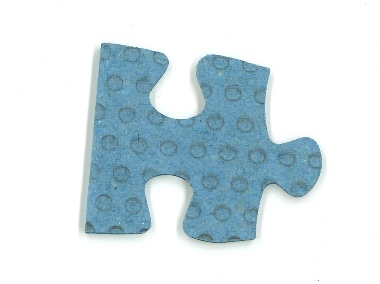
#> input picture detect_coins_vision_par_ordi/puzzle1/1_1.jpg, 380 x 284 px, found by its file name
$ python bspline_9_points.py
#> lines starting #> are read from the running program, lines starting #| are printed output that depends on the picture; after the words box and inside, x2 and y2 are one past the last pixel; in counts of white or black regions, pixels touching at a corner belong together
### elodie/reconnaissance_piece2.py
import numpy as np
import matplotlib.pyplot as plt
from matplotlib import image
from scipy import ndimage
from skimage.feature import corner_harris, corner_peaks
from skimage import measure
from skimage.color import rgb2hsv


fichier_image = "puzzle1/1_1.jpg"
img = image.imread(fichier_image)
#> img is the input picture: shape (284, 380, 3); mean R, G, B 211, 224.8, 230.5
img_hsv = rgb2hsv(img[:, :, :3])  # garde seulement RGB si l'image a un canal alpha
#> img_hsv: shape (284, 380, 3) float64; mean of channels 0, 1, 2 0.204, 0.113, 0.905
#plt.imshow(img)
#plt.show()
img_h = img_hsv[:, :, 0]
img_s = img_hsv[:, :, 1]
img_v = img_hsv[:, :, 2]

def creer_masque_bleu(img_h, img_s, img_v, sat_min=0.20, val_min=0.20, largeur_hue=0.06):
    candidat = (img_s > sat_min) & (img_v > val_min)
    if not np.any(candidat):
        raise ValueError("Aucun pixel suffisamment saturé pour calibrer le masque.")

    h_candidats = img_h[candidat]
    hist, bins = np.histogram(h_candidats, bins=60, range=(0.0, 1.0))
    i_pic = np.argmax(hist)
    h_centre = 0.5 * (bins[i_pic] + bins[i_pic + 1])

    masque = candidat & (np.abs(img_h - h_centre) <= largeur_hue)
    return masque, h_centre


masque, h_centre = creer_masque_bleu(img_h, img_s, img_v)
#> in creer_masque_bleu, `candidat = (img_s > sat_min) & (img_v > val_min)`:
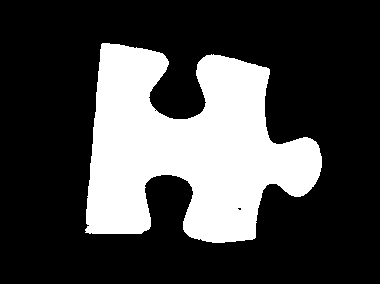
#> candidat: shape (284, 380) bool; 27.1% white; 1 white region, box (x1, y1, x2, y2) and area: (85, 43, 322, 243) 29262
#> in creer_masque_bleu, `hist, bins = np.histogram(h_candidats, bins=60, range=(0.0, 1.0))`: hist = 60 values, max 17410 at index 33, min 0 at index 0, mean 487.7; bins = 61 values from 0 to 1
#> in creer_masque_bleu, `i_pic = np.argmax(hist)`: i_pic = 33
#> in creer_masque_bleu, `h_centre = 0.5 * (bins[i_pic] + bins[i_pic + 1])`: h_centre = 0.558
#> h_centre = 0.558
print(f"Teinte bleue détectée automatiquement: {h_centre:.3f}")
#| Teinte bleue détectée automatiquement: 0.558

from scipy import ndimage
import numpy as np

# 1. Enlever les petits points isolés (bruit "poivre" à l'extérieur)
masque_propre = ndimage.binary_opening(masque, structure=np.ones((3, 3)))
#> masque_propre: shape (284, 380) bool; 27.1% white; 1 white region, box (x1, y1, x2, y2) and area: (86, 43, 322, 243) 29242

# 1b. Lisser un peu plus le contour pour éviter les petites dents sur piece3.
masque_propre = ndimage.binary_closing(masque_propre, structure=np.ones((20, 20)))
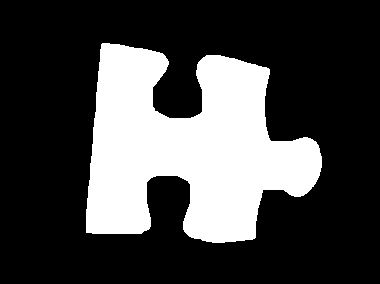
#> masque_propre: shape (284, 380) bool; 27.4% white; 1 white region, box (x1, y1, x2, y2) and area: (86, 43, 322, 243) 29545

# 2. Ne garder que la plus grande composante connexe = la pièce
labels, nb = ndimage.label(masque_propre)
#> nb = 1
tailles = ndimage.sum(masque_propre, labels, range(1, nb + 1))
#> tailles = [29545]
if len(tailles) == 0:
    raise ValueError("Aucune composante détectée: ajuste les seuils HSV du masque.")
plus_grande = np.argmax(tailles) + 1
#> plus_grande = 1
masque_piece = labels == plus_grande

# 3. Combler les petits trous internes (les points noirs au milieu de la pièce)
masque_final = ndimage.binary_fill_holes(masque_piece)

# 4. Extraire le contour, maintenant propre
masque_erode = ndimage.binary_erosion(masque_final)
#> masque_erode: shape (284, 380) bool; 26.4% white; 1 white region, box (x1, y1, x2, y2) and area: (87, 44, 321, 242) 28539
bord = masque_final & ~masque_erode
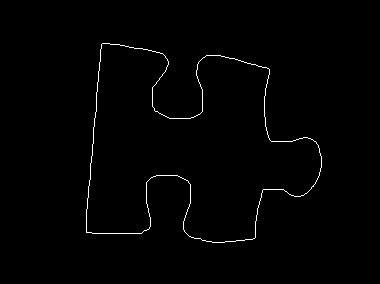
#> bord: shape (284, 380) bool; 0.93% white in thin lines or dots, all inside (x1, y1, x2, y2) = (86, 43, 322, 243)

#plt.imshow(bord, cmap='gray')
#plt.show()

X = []
Y = []
for i, ligne in enumerate(bord):       # i = indice de la ligne (row)
    for j, point in enumerate(ligne):   # j = indice de la colonne (col)
        if point == True:
            X.append(i)
            Y.append(j)
#> after the loop, X = 1006 values from 43 to 242; Y = 1006 values, max 321 at index 529, min 86 at index 778, mean 187.9

# 5. Détection des coins sur la forme pleine (pas juste le contour)
reponse = corner_harris(masque_final.astype(float))
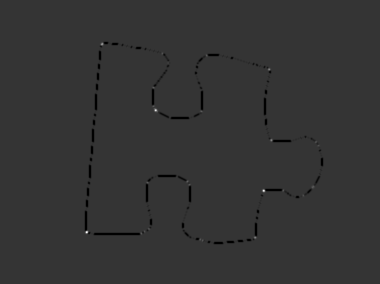
#> reponse: shape (284, 380) float64; min -5.26, max 20.25, mean -0.1; drawn with min black and max white
coins = corner_peaks(reponse, min_distance=150, threshold_rel=0.1)
#> coins = empty array
# coins a la forme (nb_coins, 2), colonnes = (row, col)


print(f"{len(coins)} coins détectés :")
#| 0 coins détectés :
#print(coins)

contours = measure.find_contours(masque_final, level=0.5)
#> contours = 1 point arrays, longest 1213 points
contour_principal = max(contours, key=len)
#> contour_principal = 1213 pairs, first value 42.5 to 242.5, second value 85.5 to 321.5


def lisser_contour(contour, sigma=7):
    contour_ferme = np.vstack([contour, contour[:1]])
    row_lisse = ndimage.gaussian_filter1d(contour_ferme[:, 0], sigma=sigma, mode="wrap")[:-1]
    col_lisse = ndimage.gaussian_filter1d(contour_ferme[:, 1], sigma=sigma, mode="wrap")[:-1]
    return np.column_stack([row_lisse, col_lisse])


contour_lisse = lisser_contour(contour_principal, sigma=7)
#> in lisser_contour, `contour_ferme = np.vstack([contour, contour[:1]])`: contour_ferme = 1214 pairs, first value 42.5 to 242.5, second value 85.5 to 321.5
#> in lisser_contour, `row_lisse = ndimage.gaussian_filter1d(contour_ferme[:, 0], sigma=sigma..`: row_lisse = 1213 values, max 242.2 at index 4, min 43.36 at index 501, mean 145.2
#> in lisser_contour, `col_lisse = ndimage.gaussian_filter1d(contour_ferme[:, 1], sigma=sigma..`: col_lisse = 1213 values, max 321 at index 1020, min 85.63 at index 301, mean 191
#> contour_lisse = 1213 pairs, first value 43.36 to 242.2, second value 85.63 to 321

# Simplifie le contour en gardant les sommets significatifs
contour_simplifie = measure.approximate_polygon(contour_lisse, tolerance=10)
#> contour_simplifie = 20 rows, first 8: [242.1, 222.8], [232.4, 186.1], [187, 188.5], [175.9, 171.6], [182.1, 148.6], [230.2, 144.7], [229, 87.48], [44.67, 103.9]

plt.figure()
plt.plot(X, Y, '.', markersize=1)
plt.scatter(contour_simplifie[:, 0], contour_simplifie[:, 1], color='red', s=60)
plt.axis("equal")
plt.title("contour simplifie")
plt.show()
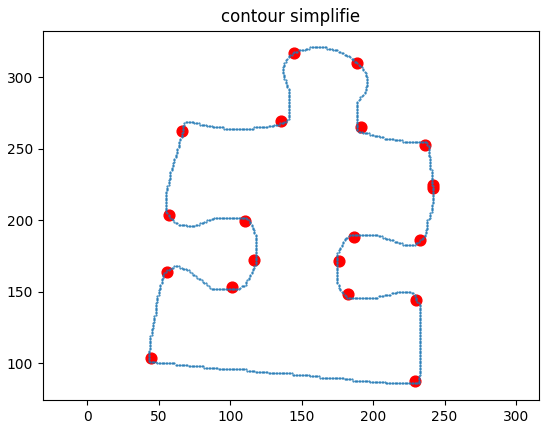
#> figure drawn by matplotlib, 1 panel

# 1. Retrouver l'indice de chaque coin dans le contour original
def trouver_indice(contour, point):
    distances = np.sqrt((contour[:, 0] - point[0])**2 + (contour[:, 1] - point[1])**2)
    return np.argmin(distances)

indices_coins = sorted([trouver_indice(contour_principal, c) for c in coins])
#> indices_coins = []
print("Indices des coins dans le contour :", indices_coins)
#| Indices des coins dans le contour : []


# [8 lines left out: function fusionner_points_proches, not called in this run]

def score_courbure(contour, index, seuil):
    n = len(contour)
    p = contour[index]
    score = 0.0
    for j in range(1, seuil + 1):
        i_gauche = (index - j) % n
        i_droite = (index + j) % n
        score += abs((contour[i_gauche][0] - p[0]) * (contour[i_droite][0] - p[0]) + (contour[i_gauche][1] - p[1]) * (contour[i_droite][1] - p[1]))
    return score

def max_courbure(contour, points, seuil, distance_min, nb_coins = 4):
    if len(points) == 0:
        return np.array([]), np.array([])

    scores = [score_courbure(contour, index, seuil) for index in points]
    ordre = np.argsort(scores)
    points_filtres = []
    i_filtres = []

    for idx in ordre:
        index = points[idx]
        p = contour[index]
        trop_proche = False
        for q in points_filtres:
            d = np.sqrt((q[0] - p[0])**2 + (q[1] - p[1])**2)
            if d < distance_min:
                trop_proche = True
                break
        if not trop_proche:
            points_filtres.append(p)
            i_filtres.append(index)
        if len(points_filtres) == nb_coins:
            break

    return np.array(points_filtres), np.array(i_filtres)

#contour_simplifie_propre = fusionner_points_proches(contour_simplifie, distance_min=300)
indices_points = []
for p in contour_simplifie:
    indices_points.append(trouver_indice(contour_principal, p))
#> this loop made 20 passes
#> after the loop, indices_points = [1, 48, 104, 133, 163, 223, 290, 495, 568, 634, 671, 707, 775, 848, 933, 998, 1058, 1118, 1179, 1211]
contour_simplifie_propre, indices_coins = max_courbure(contour_principal, indices_points, 50, 200)
#> in max_courbure, `scores = [score_courbure(contour, index, seuil) for index in points]`: scores = [27034.5, 6222, 7740.5, 9619, 3885.5, 5793.5, 3678.5, 2268, 3124.5, 7648, 12067, 3959.5, 4983.5, 9601.5, 6351.5, 5937.5, 10859.5, 3959.5, 9285, 26354]
#> in max_courbure, `ordre = np.argsort(scores)`: ordre = 20 values, max 19 at index 18, min 0 at index 19, mean 9.5
#> the loop in max_courbure, `for idx in ordre:` made 20 passes
#> (idx, index, p) on passes 1, 2, 3, 5, 6, 7, 8, 9: (7, 495, [42.5, 104]), (8, 568, [55, 164.5]), (6, 290, [229, 85.5]), (11, 707, [110, 201.5]), (17, 1118, [189.5, 265]), (12, 775, [56.5, 204]), (5, 223, [230.5, 145]), (15, 998, [144, 317.5])
#> after the loop in max_courbure, `for idx in ordre:`: i_filtres = [495, 1118]; points_filtres = [[42.5, 104], [189.5, 265]]
#> contour_simplifie_propre = [[42.5, 104], [189.5, 265]]; indices_coins = [495, 1118]
indices_coins = np.sort(indices_coins)
print(f"{len(contour_simplifie_propre)} points après fusion")
#| 2 points après fusion


""" print(contour_simplifie_propre)

points = contour_simplifie_propre

vus = set()
points_uniques = []
for p in points:
    cle = tuple(p)          # un tuple est "hashable", utilisable dans un set
    if cle not in vus:
        vus.add(cle)
        points_uniques.append(p)

points_uniques = np.array(points_uniques)
print("points uniques : ", points_uniques) """

coins_finaux = contour_simplifie_propre
#> coins_finaux = [[42.5, 104], [189.5, 265]]


# 2. Découper le contour en segments entre coins consécutifs
def extraire_segments(contour, indices):
    segments = []
    n = len(indices)
    for k in range(n):
        i_debut = indices[k]
        i_fin = indices[(k + 1) % n]
        if i_fin > i_debut:
            segment = contour[i_debut:i_fin + 1]
        else:
            # cas où le segment "boucle" entre la fin et le début du tableau
            segment = np.vstack([contour[i_debut:], contour[:i_fin + 1]])
        segments.append(segment)
    return segments

segments = extraire_segments(contour_principal, indices_coins)
#> in extraire_segments, `n = len(indices)`: n = 2
#> the loop in extraire_segments, `for k in range(n):` made 2 passes
#> (i_debut, i_fin) on passes 1 to 2: (495, 1118), (1118, 495)
#> after the loop in extraire_segments, `for k in range(n):`: segments = 2 point arrays, longest 624 points
#> segments = 2 point arrays, longest 624 points

# 3. Affichage : une couleur différente par segment
plt.figure()
couleurs = ['red', 'blue', 'green', 'orange']
for seg, c in zip(segments, couleurs):
    plt.plot(seg[:, 1], seg[:, 0], '.', markersize=2, color=c)
#> this loop made 2 passes
#> c on passes 1 to 2: 'red', 'blue'

plt.scatter(coins_finaux[:, 1], coins_finaux[:, 0], color='black', s=80, zorder=5)
plt.axis("equal")
plt.gca().invert_yaxis()
plt.show()

for i, seg in enumerate(segments):
    print(f"Segment {i} : {len(seg)} points")
#> this loop made 2 passes
#| Segment 0 : 624 points
#| Segment 1 : 591 points

from scipy.interpolate import splprep, splev

# [7 lines left out: function ajuster_spline_segment, not called in this run]

def nettoyer_doublons_consecutifs(segment):
    garder = [segment[0]]
    for p in segment[1:]:
        if not np.array_equal(p, garder[-1]):
            garder.append(p)
    return np.array(garder)

def ajuster_spline_segment(segment, lissage=0):
    segment = nettoyer_doublons_consecutifs(segment)  # <- nettoyage avant ajustement
    x = segment[:, 1]
    y = segment[:, 0]

    tck, u = splprep([x, y], s=lissage)
    return tck

# Pour chaque segment
splines = []
for seg in segments:
    tck = ajuster_spline_segment(seg, lissage=len(seg) * 2)  # à ajuster
    splines.append(tck)
#> this loop made 2 passes
#> after the loop, splines = 2 items

# Affichage : comparaison points réels vs spline ajustée
plt.figure()
for seg, tck in zip(segments, splines):
    u_fin = np.linspace(0, 1, 200)  # 200 points lissés pour tracer la courbe
    x_fit, y_fit = splev(u_fin, tck)

    plt.plot(seg[:, 1], seg[:, 0], '.', markersize=2, alpha=0.3)  # points réels
    plt.plot(x_fit, y_fit, '-', linewidth=2)                       # spline ajustée

plt.axis("equal")
plt.gca().invert_yaxis()
plt.show()


def normaliser_segment(segment):
    # Conversion explicite en (x, y) pour éviter toute confusion
    x = segment[:, 1].astype(float)
    y = segment[:, 0].astype(float)

    x0, y0 = x[0], y[0]
    x1, y1 = x[-1], y[-1]

    # Translation : le premier coin devient l'origine
    px = x - x0
    py = y - y0

    # Vecteur coin-à-coin (direction de référence)
    vx, vy = x1 - x0, y1 - y0
    longueur = np.sqrt(vx**2 + vy**2)
    vx, vy = vx / longueur, vy / longueur  # vecteur unitaire

    # Projection de chaque point :
    # "along"  = position le long de l'axe coin-à-coin
    # "height" = déviation perpendiculaire à cet axe
    along = px * vx + py * vy
    height = px * vy - py * vx   # produit vectoriel (z) avec le vecteur unitaire

    return np.column_stack([along, height])

# Affichage
plt.figure()
for i, seg in enumerate(segments):
    seg_norm = normaliser_segment(seg)
    plt.plot(seg_norm[:, 0], seg_norm[:, 1], label=f"Segment {i}")
#> this loop made 2 passes
#> (x0 in normaliser_segment, y0 in normaliser_segment, x1 in normaliser_segment, y1 in normaliser_segment, vx in normaliser_segment, vy in normaliser_segment, longueur in normaliser_segment) on passes 1 to 2: (104, 42.5, 265, 189.5, 0.738, 0.674, 218), (265, 189.5, 104, 42.5, -0.738, -0.674, 218)

plt.axhline(0, color='black', linewidth=0.8, linestyle='--')
plt.legend()
plt.axis("equal")
plt.show()
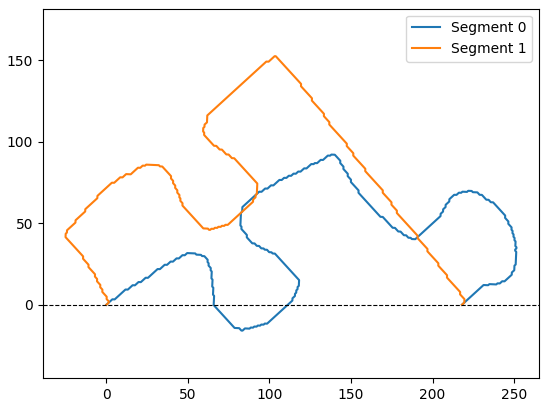
#> figure drawn by matplotlib, 1 panel

### bspline_9_points.py
import numpy as np
from scipy.interpolate import BSpline
from scipy.optimize import least_squares
import sys
import os
import matplotlib.pyplot as plt
from scipy.interpolate import splev

# Ajouter le dossier parent au path
parent = os.path.abspath(os.path.join(os.path.dirname(__file__)))
sys.path.append(parent)

# Maintenant tu peux importer le module frère
from elodie.reconnaissance_piece2 import splines


# Tes points du contour
t = np.linspace(0, 1, 2000)
x, y = splev(t, splines[1], der=0)  # Utilisation de la première spline pour générer les points du contour
#> x = 2000 values, max 264.6 at index 0, min 84.8 at index 1330, mean 150.5; y = 2000 values, max 243.6 at index 330, min 40.26 at index 1999, mean 186.7
Q = np.column_stack([x, y])
#> Q = 2000 pairs, first value 84.8 to 264.6, second value 40.26 to 243.6

N = len(Q)
#> N = 2000

# Paramétrisation des points du contour
t = np.linspace(0, 1, N)

# Degré de la spline
degree = 2

# Nombre de points de contrôle
n_ctrl = 9

# Vecteur de noeuds uniforme
knots = np.concatenate((
    np.zeros(degree),
    np.linspace(0, 1, n_ctrl - degree + 1),
    np.ones(degree)
))

# Fonction coût
def cost(ctrl_flat):
    # ctrl_flat = [x0, y0, x1, y1, ..., x8, y8]
    ctrl = ctrl_flat.reshape((n_ctrl, 2))

    # On construit une spline pour x et une pour y
    spline_x = BSpline(knots, ctrl[:,0], degree)
    spline_y = BSpline(knots, ctrl[:,1], degree)

    # Évaluation
    C = np.vstack((spline_x(t), spline_y(t))).T

    # Distances aux points du contour
    return (C - Q).ravel()

# Initialisation des points de contrôle (par ex. échantillonnage du contour)
init_ctrl = Q[np.linspace(0, N-1, n_ctrl).astype(int)]
#> init_ctrl = [[264.6, 188.9], [242.9, 240.1], [184.4, 226.6], [172.1, 174.4], [150.1, 221.1], [92.58, 230.9], [89.51, 171.7], [94.92, 105.7], [101.8, 40.26]]

# Optimisation
result = least_squares(cost, init_ctrl.ravel())
#> result = 12 items

# Points de contrôle optimisés
ctrl_opt = result.x.reshape((n_ctrl, 2))
#> ctrl_opt = [[258.1, 186.3], [271, 231.1], [190.9, 255.9], [174.9, 154.7], [148.4, 226.3], [82.67, 239.2], [91.13, 148.2], [97.15, 80.47], [101.4, 38.96]]

plt.figure()
plt.plot(Q[:,0], Q[:,1], 'o', label='Contour original')
plt.plot(ctrl_opt[:,0], ctrl_opt[:,1], 'x', label='Points de contrôle optimisés')
plt.plot(splev(t, BSpline(knots, ctrl_opt[:,0], degree)), splev(t, BSpline(knots, ctrl_opt[:,1], degree)), label='Spline ajustée')
plt.legend()
plt.show()
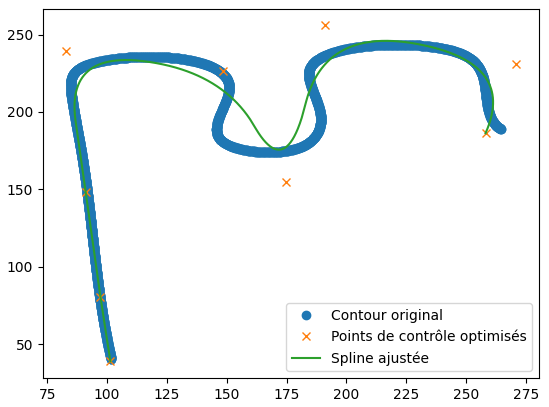
#> figure drawn by matplotlib, 1 panel

$ run again, with detect_coins_vision_par_ordi/puzzle1/1_10.jpg copied over detect_coins_vision_par_ordi/puzzle1/1_1.jpg
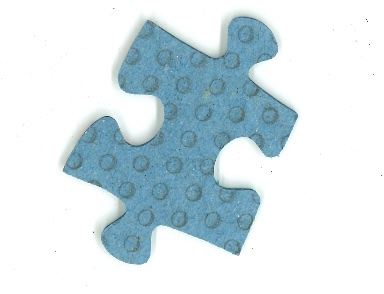
#> input picture detect_coins_vision_par_ordi/puzzle1/1_10.jpg, 384 x 294 px, found by its file name
#> img is the input picture: shape (294, 384, 3); mean R, G, B 211.7, 225.4, 230.9
#> img_hsv: shape (294, 384, 3) float64; mean of channels 0, 1, 2 0.206, 0.111, 0.906
#> in creer_masque_bleu, `candidat = (img_s > sat_min) & (img_v > val_min)`:
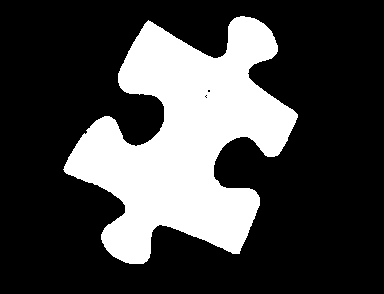
#> candidat: shape (294, 384) bool; 26.8% white; 1 white region, box (x1, y1, x2, y2) and area: (63, 16, 298, 264) 30304
#> hist = 60 values, max 16565 at index 33, min 0 at index 0, mean 505.1; bins = 61 values from 0 to 1
#> i_pic = 33
#> in creer_masque_bleu, `h_centre = 0.5 * (bins[i_pic] + bins[i_pic + 1])`: h_centre = 0.558
#> masque: shape (294, 384) bool; 26.8% white; 1 white region, box (x1, y1, x2, y2) and area: (63, 16, 298, 264) 30291
#| Teinte bleue détectée automatiquement: 0.558
#> labels: shape (294, 384) int32; values 0 (black) and 1 (white), 27.2% white; 1 white region, box (x1, y1, x2, y2) and area: (64, 16, 298, 264) 30695
#> nb = 1
#> tailles = [30695]
#> plus_grande = 1
#> masque_erode: shape (294, 384) bool; 26.3% white; 1 white region, box (x1, y1, x2, y2) and area: (65, 17, 297, 263) 29671
#> bord: shape (294, 384) bool; 0.91% white in thin lines or dots, all inside (x1, y1, x2, y2) = (64, 16, 298, 264)
#> after the loop `for i, ligne in enumerate(bord):`: X = 1024 values from 16 to 263; Y = 1024 values, max 297 at index 376, min 64 at index 633, mean 185
#> coins = empty array
#| 0 coins détectés :
#> contours = 1 point arrays, longest 1427 points
#> contour_principal = 1427 pairs, first value 15.5 to 263.5, second value 63.5 to 297.5
#> contour_ferme = 1428 pairs, first value 15.5 to 263.5, second value 63.5 to 297.5
#> row_lisse = 1427 values, max 263.2 at index 7, min 16.49 at index 751, mean 138.3
#> col_lisse = 1427 values, max 295.8 at index 953, min 65.04 at index 212, mean 184.7
#> contour_lisse = 1427 pairs, first value 16.49 to 263.2, second value 65.04 to 295.8
#> contour_simplifie = 26 pairs, first value 19.66 to 262.6, second value 67.38 to 295.8
#> `indices_coins = sorted([trouver_indice(contour_principal, c) for c in ..`: indices_coins = []
#| Indices des coins dans le contour : []
#> the loop `for p in contour_simplifie:` made 26 passes
#> p on passes 1 to 8: [262.6, 141.2], [248.5, 106], [199.7, 116.8], [172.9, 67.75], [158.8, 67.38], [117.5, 101.8], [140.8, 130.7], [129.3, 158.8]
#> after the loop `for p in contour_simplifie:`: indices_points = 26 values from 2 to 1425
#> scores = 26 values, max 14115.5 at index 22, min 2149.5 at index 17, mean 6702
#> ordre = 26 values, max 25 at index 2, min 0 at index 4, mean 12.5
#> the loop in max_courbure, `for idx in ordre:` made 26 passes
#> (idx, index, p) on passes 1, 2, 3, 5, 7, 8, 9, 10: (17, 1013, [155.5, 276]), (21, 1192, [196.5, 259]), (25, 1425, [263, 143.5]), (0, 2, [263.5, 141]), (15, 874, [81, 254.5]), (10, 579, [23, 144.5]), (2, 124, [200, 118.5]), (14, 817, [47, 277.5])
#> after the loop in max_courbure, `for idx in ordre:`: i_filtres = [1013, 202]; points_filtres = [[155.5, 276], [173.5, 67]]
#> `contour_simplifie_propre, indices_coins = max_courbure(contour_princip..`: indices_coins = [1013, 202]
#> `indices_coins = np.sort(indices_coins)`: indices_coins = [202, 1013]
#| 2 points après fusion
#> coins_finaux = [[155.5, 276], [173.5, 67]]
#> n = 2
#> the loop in extraire_segments, `for k in range(n):` made 2 passes
#> after the loop in extraire_segments, `for k in range(n):`: segments = 2 point arrays, longest 812 points
#> the loop `for seg, c in zip(segments, couleurs):` made 2 passes
#> c on passes 1 to 2: 'red', 'blue'
#> the loop `for i, seg in enumerate(segments):` made 2 passes
#| Segment 0 : 812 points
#| Segment 1 : 617 points
#> the loop `for seg in segments:` made 2 passes
#> after the loop `for seg in segments:`: splines = 2 items
#> the loop `for seg, tck in zip(segments, splines):` made 2 passes
#> the loop `for i, seg in enumerate(segments):` made 2 passes
#> x = 2000 values, max 275.4 at index 0, min 68.43 at index 1999, mean 183.4; y = 2000 values, max 264 at index 1392, min 138.5 at index 175, mean 209.2
#> Q = 2000 pairs, first value 68.43 to 275.4, second value 138.5 to 264
#> N = 2000
#> init_ctrl = [[275.4, 156.7], [223.6, 145.7], [241.7, 187.4], [247.6, 234.9], [202.5, 239.4], [151.2, 238.8], [109.3, 253.1], [117.9, 202.3], [68.43, 173.6]]
#> result = 12 items
#> ctrl_opt = [[283.4, 159.6], [228.7, 130.4], [218.2, 174.9], [273.8, 235.8], [195.5, 239.4], [149, 244.5], [98.05, 258.2], [124.4, 167.3], [57.5, 181]]
#> `plt.show()`:
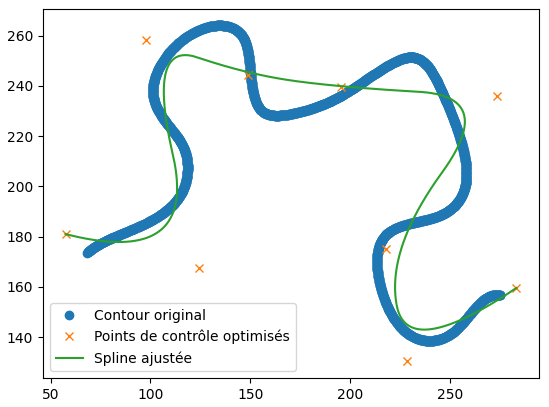
#> figure drawn by matplotlib, 1 panel
